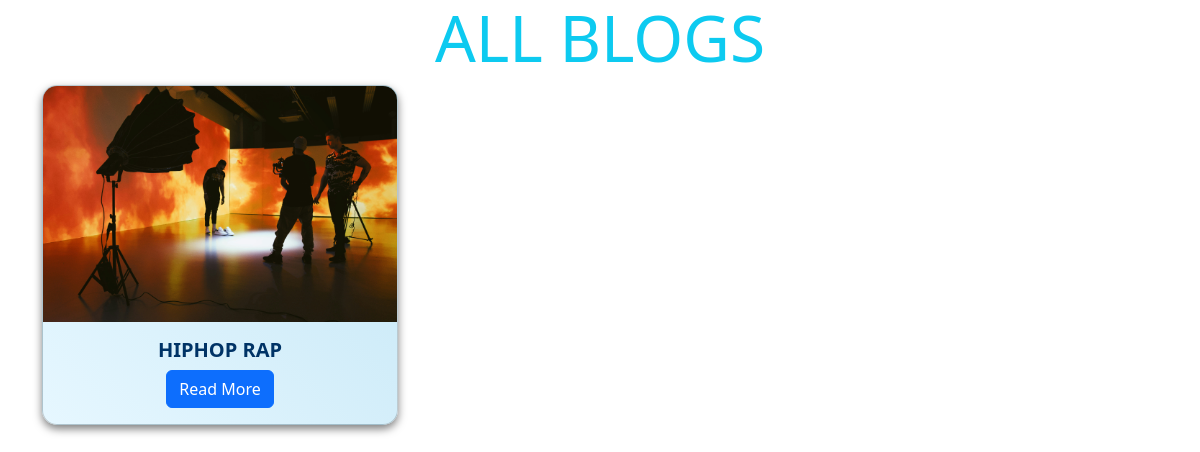
The page /allblogs?category=MUSIC (signed in) on the database its author committed.
### myblogs/models.py (models this page shows)
class blog_posts(models.Model):
    blog_name =models.CharField(max_length=100)
    cover_img=models.ImageField(upload_to='images/')
    blog_description=RichTextField()
    blog_cat=models.ForeignKey(Blog_Category,on_delete=models.CASCADE)
    like_count=models.IntegerField(default=0, null=True)
    views_count=models.IntegerField(default=0, null=True)
    blog_cat=models.ForeignKey(Blog_Category,on_delete=models.CASCADE)
    def __str__(self):
        return self.blog_name

### myblogs/views.py (the view)
# urls.py: path('allblogs', views.allblogs,name ='allblogs'),
@login_required(login_url='loginuser')
def allblogs(request):
    x = blog_posts.objects.all()
    var = request.GET.get('category')
    print(var)
    if(var):
        x=blog_posts.objects.filter(blog_cat__blog_cat=var)
        print(x)
    else:
        x=blog_posts.objects.all()
        print(x)
    p = Paginator(x, 3)
    page_number = request.GET.get("page")
    page_obj = p.get_page(page_number)
    return render(request,'myblogs/allblogs.html',{"y":x})

### myblogs/templates/myblogs/allblogs.html (shortened to what this page needs)
<!DOCTYPE html>
<html lang="en">
<head>
    <link href="https://cdn.jsdelivr.net/npm/bootstrap@5.3.2/dist/css/bootstrap.min.css" rel="stylesheet">
</head>
<body>
    <div class="container text-center mb-4">
        <h3 class="display-3 text-info"> ALL BLOGS</h3>
        <div class="row row-cols-1 row-cols-md-3 g-4">
            {% for y in y %}
            <div class="col">
                <div class="card"
                    style="background: linear-gradient(45deg, #e6f7ff, #c3e6f5); border-radius: 15px; overflow: hidden; box-shadow: 0 4px 8px rgba(0, 0, 0, 0.5);">
                    <img src="{{ y.cover_img.url }}" class="card-img-top" alt="...">
                    <div class="card-body">
                        <h5 class="card-title" style="color: #003366; font-weight: bold; text-transform: uppercase;">{{y.blog_name }}</h5>
                        <a href="{% url 'add_comment' y.blog_name %}?blog_id={{y.id}}" class="btn btn-primary">Read More</a>
                    </div>
                </div>
            </div>
            {% endfor %}
        </div>
    </div>
</body>
</html>

### rows shown on the page
blog_posts: cover_img (picture), blog_name "HIPHOP RAP"
